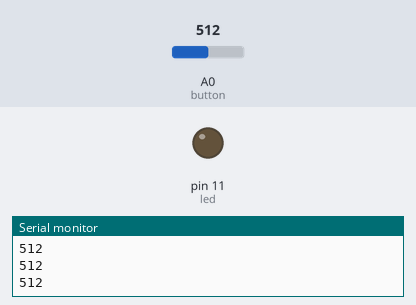
Bench run of a sketch on a simulated Arduino Uno, built with avr-gcc and run on an emulated ATmega328P. Shown: output pins drawn as LEDs (lit = HIGH), the last lines printed to the serial monitor. The test bench sets the inputs (shaded band); at power-on: A0 (button) = 512.

Above: at 1.2 s.
1.3 s: A0 (button) set to 208
2.8 s: A0 (button) set to 190
At 3.1 s:
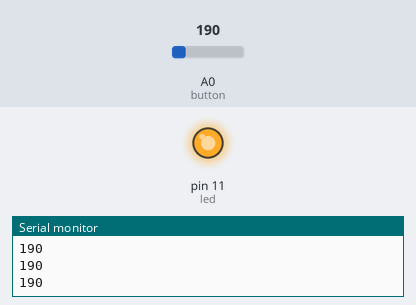
4.3 s: A0 (button) set to 894
5.8 s: A0 (button) set to 912
At 6.5 s:
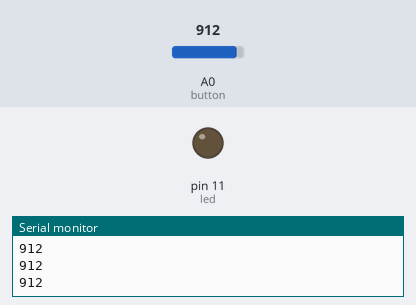
7.3 s: A0 (button) set to 122
At 7.6 s:
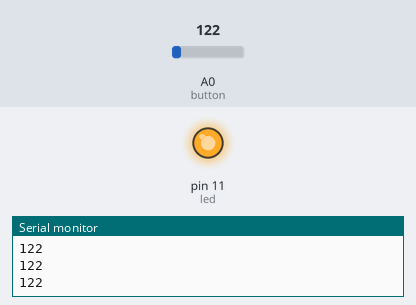
Timing chart, 0 to 9.8 s (numbered marks = the images above; inputs shaded):
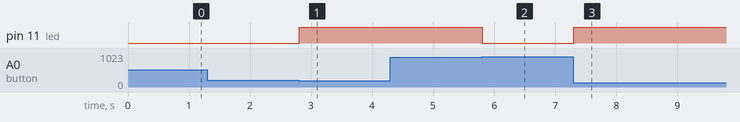

Measured:
- the behaviour switches between 200 and 199 on A0 (button) (found by bisection; images 0 and 1)
- the behaviour switches between 900 and 901 on A0 (button) (found by bisection; images 1 and 2)
- after the input at 2.8 s, pin 11 (led): LOW → HIGH at once
- after the input at 5.8 s, pin 11 (led): HIGH → LOW at once
- after the input at 7.3 s, pin 11 (led): LOW → HIGH at once

The sketch:

Day_6_Analog_Read.ino
```cpp
//RoboVilla YouTube Channel
//Watch Full Video URL - https://www.youtube.com/watch?v=v-hVqOMDJqw&list=PLAk2XwfozpbItNJEPJK9Kgac-SF31-Kp_&index=6

int button = A0;
int led = 11;
void setup() {
  pinMode(button, INPUT_PULLUP);
  pinMode(led, OUTPUT);
  Serial.begin(9600);

}

void loop() {
  int state = analogRead(button);
  Serial.println(state);

  if (state < 200)
  {
    digitalWrite(led, HIGH);
  }
  else if (state > 900)
  {
    digitalWrite(led, LOW);
  }


}
```
